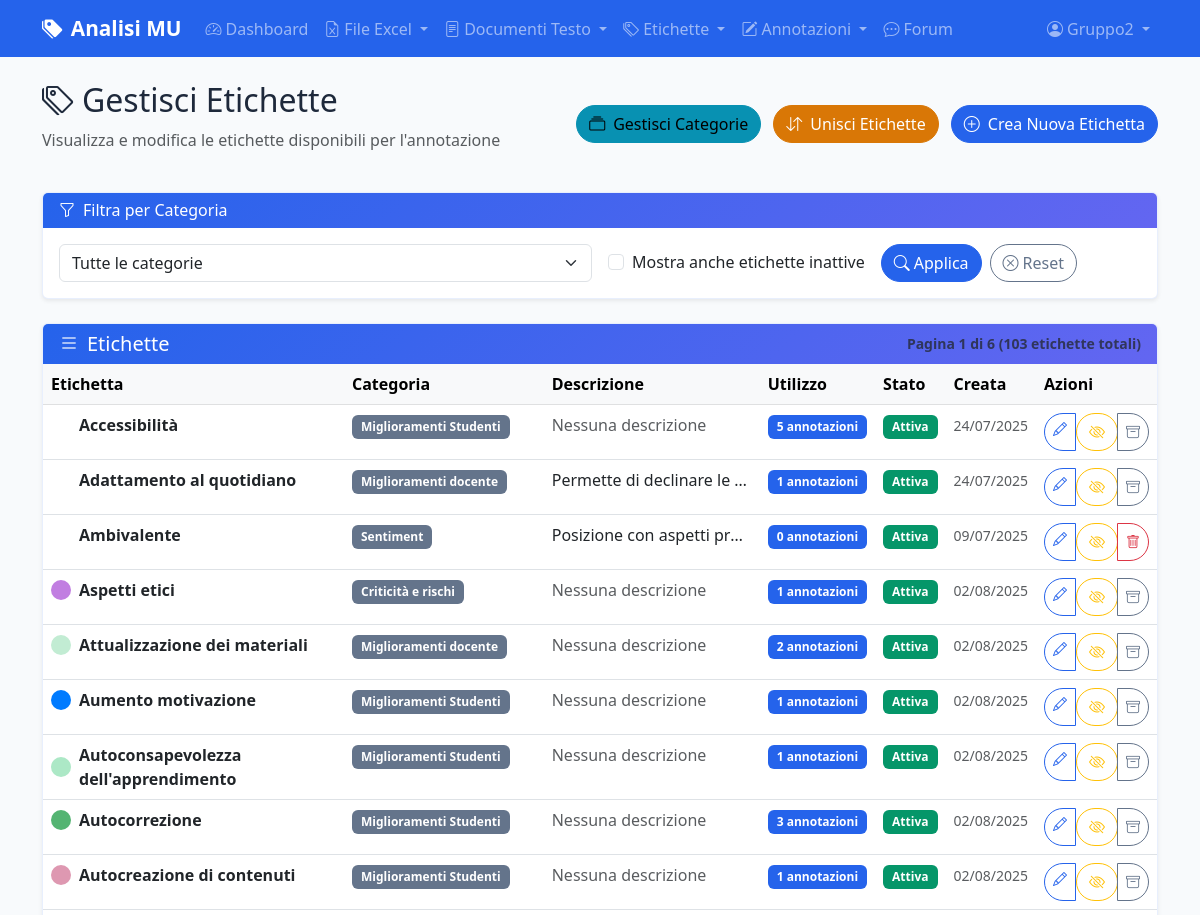
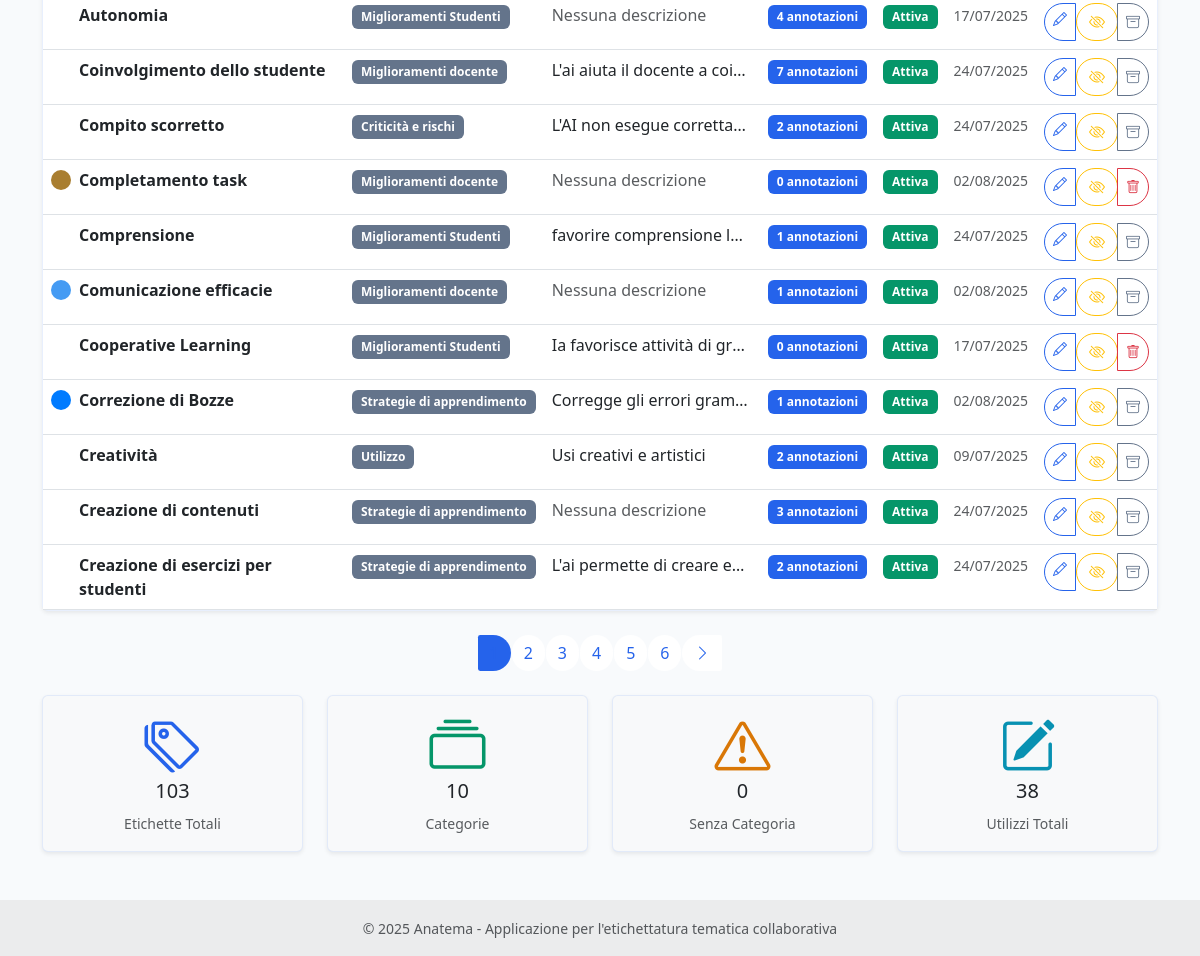
Page /labels/ (signed in) on the earlier database version (2 pictures, top to bottom).
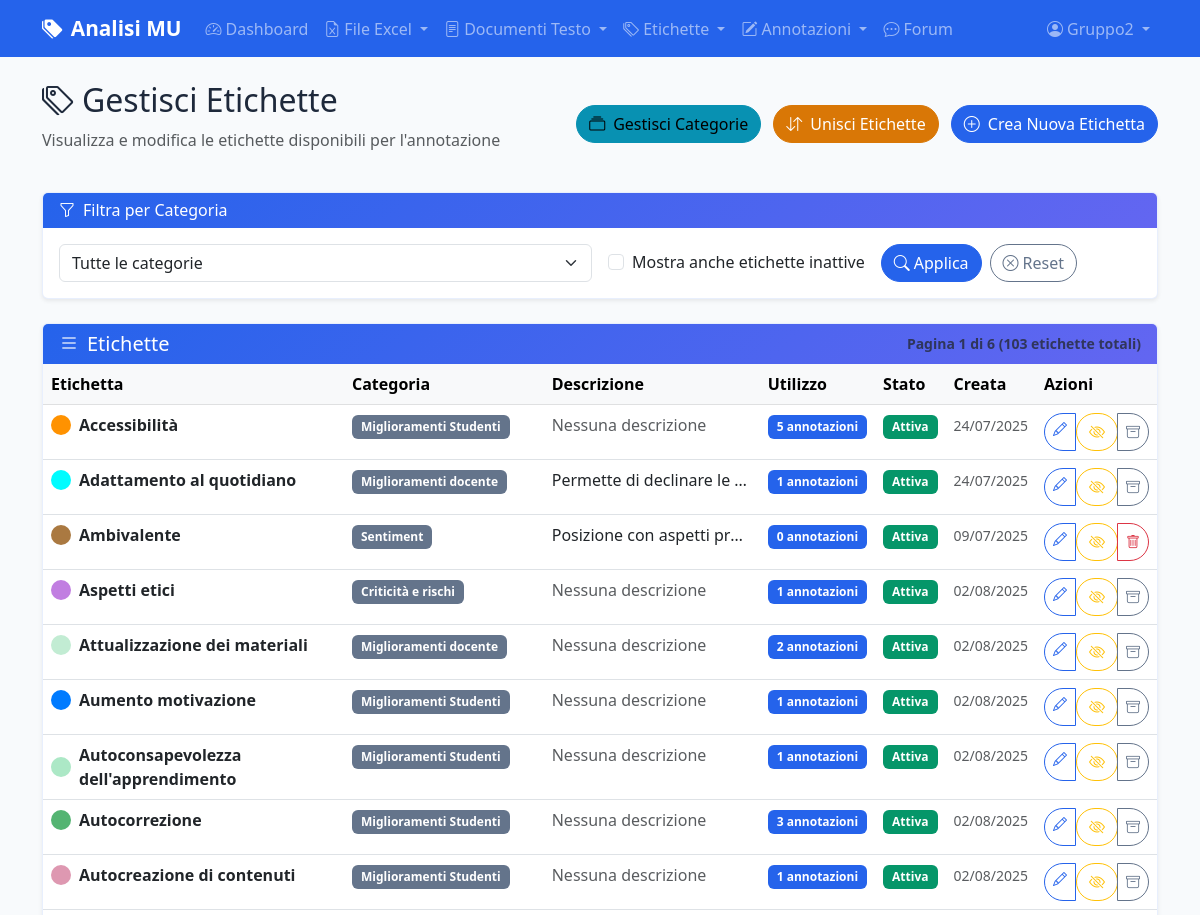
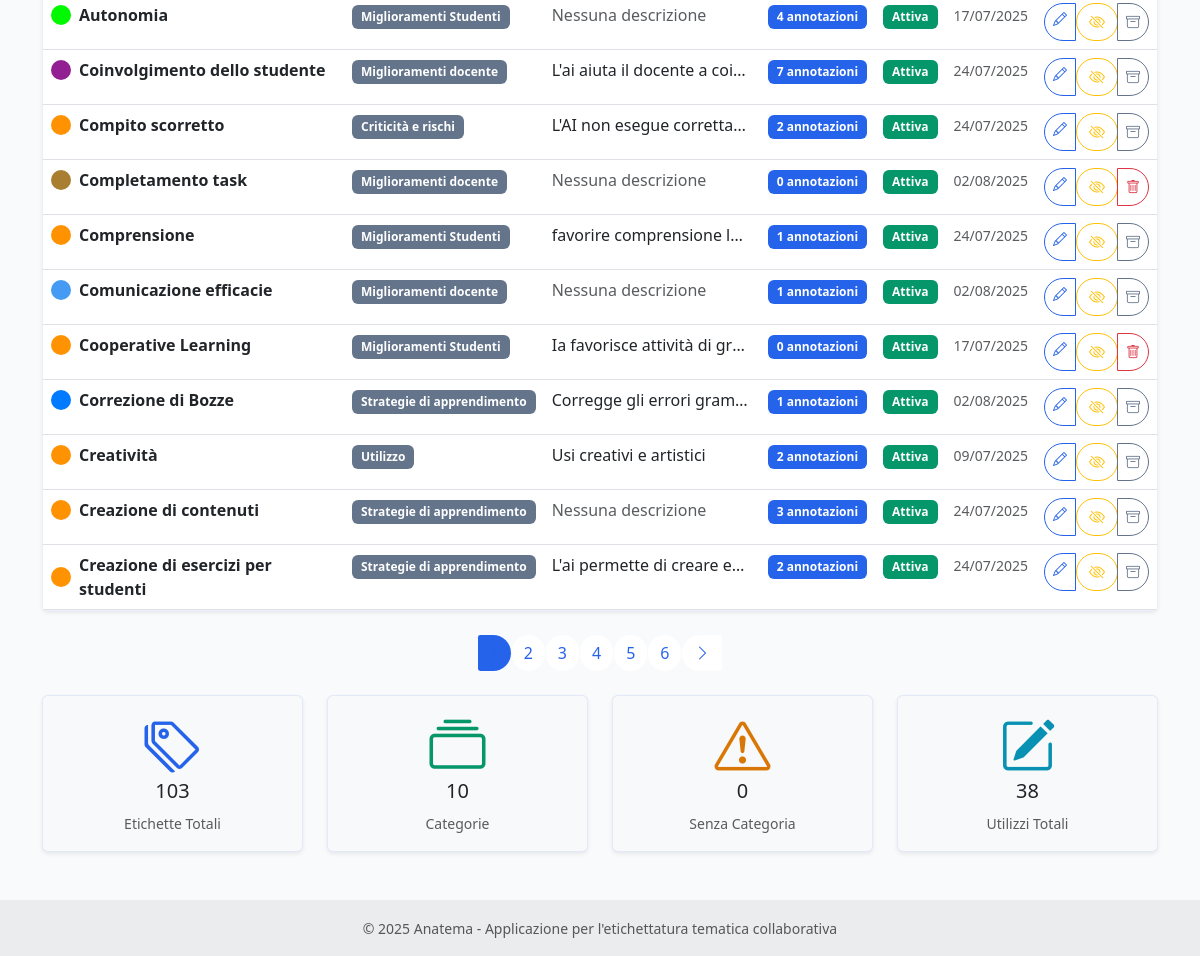
Same page on the later database version (2 pictures, top to bottom).
### models.py (models this page shows, shortened)
class Label(db.Model):
    id = db.Column(db.Integer, primary_key=True)
    name = db.Column(db.String(100), nullable=False, unique=True)
    description = db.Column(db.Text)
    category_id = db.Column(db.Integer, db.ForeignKey('category.id'), nullable=True)
    category = db.Column(db.String(50))  # Manteniamo per compatibilità, sarà deprecato
    color = db.Column(db.String(7), default='#007bff')  # Colore HEX
    is_active = db.Column(db.Boolean, default=True)  # Soft delete
    created_at = db.Column(db.DateTime, default=datetime.utcnow)
    updated_at = db.Column(db.DateTime, default=datetime.utcnow, onupdate=datetime.utcnow)
    annotations = db.relationship('CellAnnotation', backref='label', lazy=True, cascade='all, delete-orphan')
    category_obj = db.relationship('Category', foreign_keys=[category_id], back_populates='labels')

class Category(db.Model):
    id = db.Column(db.Integer, primary_key=True)
    name = db.Column(db.String(100), nullable=False, unique=True)
    description = db.Column(db.Text)
    color = db.Column(db.String(7), default='#6c757d')  # Colore HEX
    is_active = db.Column(db.Boolean, default=True)  # Soft delete
    created_at = db.Column(db.DateTime, default=datetime.utcnow)
    updated_at = db.Column(db.DateTime, default=datetime.utcnow, onupdate=datetime.utcnow)
    labels = db.relationship('Label', foreign_keys='Label.category_id', back_populates='category_obj')

### routes/labels.py (the view)
@labels_bp.route('/')
@login_required
def list_labels():
    page = request.args.get('page', 1, type=int)
    category_filter = request.args.get('category')
    show_inactive = request.args.get('show_inactive', False, type=bool)
    query = Label.query.options(db.joinedload(Label.category_obj))
    if not show_inactive:
        query = query.filter_by(is_active=True)
    current_category = None
    if category_filter == 'none':
        query = query.filter(Label.category_id == None)
        current_category = 'none'
    elif category_filter and category_filter.isdigit():
        query = query.filter_by(category_id=int(category_filter))
        current_category = int(category_filter)
    labels = query.order_by(Label.name).paginate(
        page=page, per_page=20, error_out=False
    )
    categories = Category.query.filter_by(is_active=True).order_by(Category.name).all()
    uncategorized_count = Label.query.filter(Label.category_id.is_(None)).filter_by(is_active=True).count()
    return render_template('labels/list_labels.html',
                         labels=labels,
                         categories=categories,
                         current_category=current_category,
                         show_inactive=show_inactive,
                         uncategorized_count=uncategorized_count)

### models.py (called while the page is built)
    @property
    def is_admin(self):
        return self.role == 'amministratore'

    def can_manage_users(self):
        return self.role == 'amministratore'

### templates/labels/list_labels.html (shortened to what the changed rows need)
{% extends "base.html" %}
{% block content %}
<div class="row mb-4">
    <div class="col-12">
        <div class="d-flex justify-content-between align-items-center">
            <div>
                <h2>
                    <i class="bi bi-tags me-2"></i>Gestisci Etichette
                </h2>
            </div>
        </div>
    </div>
</div>
{% if labels.items %}
<div class="row">
    <div class="col-12">
        <div class="card">
            <div class="card-body p-0">
                <div class="table-responsive">
                    <table class="table table-hover mb-0">
                        <thead class="table-light">
                            <tr>
                                <th>Etichetta</th>
                                <th>Categoria</th>
                                <th>Descrizione</th>
                                <th>Utilizzo</th>
                                <th>Stato</th>
                                <th>Creata</th>
                                <th>Azioni</th>
                            </tr>
                        </thead>
                        <tbody>
                            {% for label in labels.items %}
                            <tr>
                                <td>
                                    <div class="d-flex align-items-center">
                                        <span class="badge me-2" style="background-color: {{ label.color }}; width: 20px; height: 20px; border-radius: 50%;">&nbsp;</span>
                                        <strong>{{ label.name }}</strong>
                                    </div>
                                </td>
                                <td>
                                    {% if label.category_id and label.category_obj %}
                                    <span class="badge bg-secondary">{{ label.category_obj.name }}</span>
                                    {% else %}
                                    <span class="badge bg-warning text-dark">
                                        <i class="bi bi-exclamation-triangle me-1"></i>Nessuna categoria
                                    </span>
                                    {% endif %}
                                </td>
                                <td>
                                    {% if label.description %}
                                    <div class="text-truncate" style="max-width: 200px;" title="{{ label.description }}">
                                        {{ label.description }}
                                    </div>
                                    {% else %}
                                    <span class="text-muted">Nessuna descrizione</span>
                                    {% endif %}
                                </td>
                                <td>
                                    <span class="badge bg-primary">{{ label.annotations|length }} annotazioni</span>
                                </td>
                                <td>
                                    {% if label.is_active %}
                                    <span class="badge bg-success">Attiva</span>
                                    {% else %}
                                    <span class="badge bg-secondary">Inattiva</span>
                                    {% endif %}
                                </td>
                                <td>
                                    <small class="text-muted">{{ label.created_at.strftime('%d/%m/%Y') }}</small>
                                </td>
                                <td>
                                    <div class="btn-group btn-group-sm" role="group">
                                        <a href="{{ url_for('labels.edit_label', label_id=label.id) }}"
                                           class="btn btn-outline-primary"
                                           title="Modifica etichetta">
                                            <i class="bi bi-pencil"></i>
                                        </a>
                                        {% if label.is_active %}
                                        <form method="POST" action="{{ url_for('labels.toggle_label_active', label_id=label.id) }}"
                                              style="display: inline;">
                                            <button type="submit" class="btn btn-outline-warning"
                                                    title="Disattiva etichetta">
                                                <i class="bi bi-eye-slash"></i>
                                            </button>
                                        </form>
                                        {% if label.annotations|length == 0 %}
                                        <button type="button"
                                                class="btn btn-outline-danger"
                                                title="Elimina etichetta definitivamente"
                                                onclick="confirmDelete('{{ label.name }}', '{{ url_for('labels.delete_label', label_id=label.id) }}')">
                                            <i class="bi bi-trash"></i>
                                        </button>
                                        {% else %}
                                        <button type="button"
                                                class="btn btn-outline-secondary"
                                                title="Disattiva etichetta (in uso in {{ label.annotations|length }} annotazioni)"
                                                onclick="confirmSoftDelete('{{ label.name }}', '{{ url_for('labels.delete_label', label_id=label.id) }}')">
                                            <i class="bi bi-archive"></i>
                                        </button>
                                        {% endif %}
                                        {% endif %}
                                    </div>
                                </td>
                            </tr>
                            {% endfor %}
                        </tbody>
                    </table>
                </div>
            </div>
        </div>
    </div>
</div>
{% endif %}
                    {% set total_usage = labels.items|map(attribute='annotations')|map('length')|sum %}
{% endblock %}

Differences in the rows shown:
changed Label "Accessibilità": color empty → "#ff9200" (drawn)
changed Label "Adattamento al quotidiano": color empty → "#00fcff" (drawn)
changed Label "Ambivalente": color empty → "#aa7941" (drawn)
changed Label "Autonomia": color empty → "#00f900" (drawn)
changed Label "Coinvolgimento dello studente": color empty → "#932092" (drawn)
changed Label "Compito scorretto": color empty → "#ff9200" (drawn)
changed Label "Comprensione": color empty → "#ff9200" (drawn)
changed Label "Cooperative Learning": color empty → "#ff9200" (drawn)
changed Label "Creatività": color empty → "#ff9200" (drawn)
changed Label "Creazione di contenuti": color empty → "#ff9200" (drawn)
changed Label "Creazione di esercizi per studenti": color empty → "#ff9200" (drawn)
